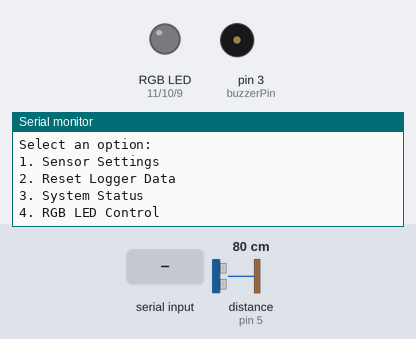
Simulated run of this sketch. Board: Arduino Uno, built with avr-gcc and run on an emulated ATmega328P. On the bench: an RGB LED mixed from three pins (HIGH = lit), buzzer (waves = sounding, pin HIGH), the last lines printed to the serial monitor. Inputs (shaded band) come from the test bench; at power-on: distance to the obstacle (sensor on pin 5) 80 cm. The echo pulse lasts 58.3 µs per cm; pins used as bus, display or sensor lines are not drawn.

Above: at 1.2 s.
1.3 s: "90,45,200\n" received over Serial
At 1.37 s:
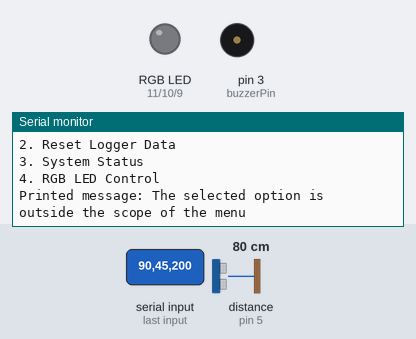
3.0 s: "1\n" received over Serial
At 4.0 s:
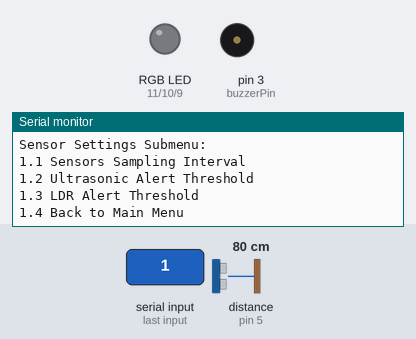
4.5 s: "1,90\n" received over Serial
At 4.66 s:
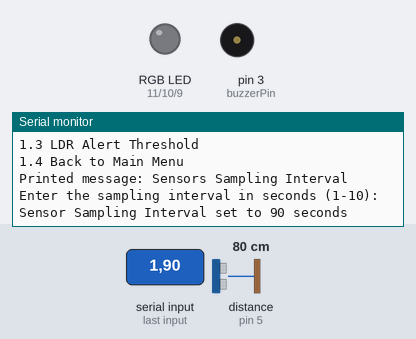

The sketch:

tema6.ino
```cpp
#include <Arduino.h>

const int RGBLED_BluePin = 9;
const int RGBLED_GreenPin = 10;
const int RGBLED_RedPin = 11;

const int buzzerPin = 3;

const int trigPin = 6;
const int echoPin = 5;

const int irSensorPin = A0;
int photocellValue;

// Variable to keep track of the current submenu
int currentSubMenu = 0;
bool automaticMode = false;
int sensorSamplingInterval = 1;

int lastRed = 0;
int lastGreen = 0;
int lastBlue = 0;

long duration = 0;
int distance = 0;

int freqBuzzer = 1000;
int timeBuzzer = 1000;

int thresholdValueUltrasonic;
int thresholdValueLDR;


void setup() {
  pinMode(trigPin, OUTPUT);
  pinMode(echoPin, INPUT);
  pinMode(buzzerPin, OUTPUT);

  pinMode(RGBLED_GreenPin, OUTPUT);
  pinMode(RGBLED_RedPin, OUTPUT);
  pinMode(RGBLED_BluePin, OUTPUT);

  Serial.begin(9600);
  printMenu();
}

void loop() {
  // Continuously checks for incoming serial data
  if (Serial.available()) {
    // Reads an integer value from the serial buffer (user's menu choice)
    int choice = Serial.parseInt();
    // Calls function to print a message based on the user's choice
    printMessage(choice);
    printMenu();
  }
}

// Function to display a menu of options to the user
void printMenu() {
  Serial.println("Menu Interface:");

  // Check the current submenu and display the corresponding options
  switch (currentSubMenu) {
    case 0:
      Serial.println("Select an option:");
      Serial.println("1. Sensor Settings");
      Serial.println("2. Reset Logger Data");
      Serial.println("3. System Status");
      Serial.println("4. RGB LED Control");
      break;
    case 1:
      Serial.println("Sensor Settings Submenu:");
      Serial.println("1.1 Sensors Sampling Interval");
      Serial.println("1.2 Ultrasonic Alert Threshold");
      Serial.println("1.3 LDR Alert Threshold");
      Serial.println("1.4 Back to Main Menu");
      break;
    case 2:
      Serial.println("Reset Logger Data Submenu:");
      Serial.println("2.1 Yes");
      Serial.println("2.2 No");
      break;
    case 3:
      Serial.println("System Status Submenu:");
      Serial.println("3.1 Current Sensor Readings");
      Serial.println("3.2 Current Sensor Settings");
      Serial.println("3.3 Display Logged Data");
      Serial.println("3.4 Back to Main Menu");
      break;
    case 4:
      Serial.println("RGB LED Control Submenu:");
      Serial.println("4.1 Manual Color Control");
      Serial.println("4.2 LED: Toggle Automatic ON/OFF");
      Serial.println("4.3 Back to Main Menu");
      break;
  }
}

// Function to print different messages based on the user's selection
void printMessage(int option) {
  Serial.print("\nPrinted message: ");
  switch (currentSubMenu) {
    case 0:
      // Main menu options
      switch (option) {
        case 1:
          // Switch to Sensor Settings submenu
          currentSubMenu = 1;
          Serial.println("Entering Sensor Settings Submenu\n");
          break;
        case 2:
          currentSubMenu = 2;
          Serial.println("Are you sure?\n");
          break;
        case 3:
          currentSubMenu = 3;
          Serial.println("Option 3\n");
          break;
        case 4:
          currentSubMenu = 4;
          Serial.println("Option 4\n");
          break;
        default:
          Serial.println("The selected option is outside the scope of the menu\n");
          break;
      }
      break;
    case 1:
      switch (option) {
        case 1:
          // Sensor Settings submenu options
          Serial.println("Sensors Sampling Interval\n");
          // Prompt the user for a sampling interval
          Serial.println("Enter the sampling interval in seconds (1-10):");
          while (!Serial.available()) {
            // Wait for user input
          }

          // Read user input
          int interval = Serial.parseInt();

          // Update the sensor sampling interval
          sensorSamplingInterval = interval;

          Serial.print("Sensor Sampling Interval set to ");
          Serial.print(sensorSamplingInterval);
          Serial.println(" seconds\n");

          delay(sensorSamplingInterval);
          // Sets the trigPin on HIGH state for 10 micro seconds
          digitalWrite(trigPin, HIGH);
          delayMicroseconds(10);
          digitalWrite(trigPin, LOW);
          photocellValue = analogRead(irSensorPin);
          duration = pulseIn(echoPin, HIGH);
          // Sound wave reflects from the obstacle, so to calculate the distance we
          // consider half of the distance traveled.
          distance = duration*0.034/2;
          // Prints the distance on the Serial Monitor
          Serial.print("Distance: ");
          Serial.println(distance);
          Serial.print("Light: ");
          Serial.println(photocellValue);
          break;

        case 2:
          Serial.println("Ultrasonic Alert Threshold\n");
          Serial.println("Enter a min values for Ultrasonic Sensor:");
          while (!Serial.available()) {
            // Wait for user input
          }
          thresholdValueUltrasonic = Serial.parseInt();
          duration = pulseIn(echoPin, HIGH);
          // Sound wave reflects from the obstacle, so to calculate the distance we
          // consider half of the distance traveled.
          distance = duration*0.034/2;
          if (distance <= thresholdValueUltrasonic){
            if(automaticMode == 1){
              analogWrite(RGBLED_RedPin, 255);
            }
            tone(buzzerPin, freqBuzzer, timeBuzzer);
          }
          break;

        case 3:
          Serial.println("LDR Alert Threshold\n");
          Serial.println("Enter a min values for LDR Sensor:");
          while (!Serial.available()) {
          // Wait for user input
          }
          thresholdValueLDR = Serial.parseInt();

          digitalWrite(trigPin, HIGH);
          delayMicroseconds(10);
          digitalWrite(trigPin, LOW);

          photocellValue = analogRead(irSensorPin);
          // Sound wave reflects from the obstacle, so to calculate the distance we

          if (photocellValue <= thresholdValueLDR){
            if(automaticMode == 1){
              analogWrite(RGBLED_RedPin, 255);
            }
            tone(buzzerPin, freqBuzzer, timeBuzzer);
          }
          break;
        case 4:
          // Return to the main menu
          currentSubMenu = 0;
          Serial.println("Returning to Main Menu\n");
          break;
        default:
          Serial.println("The selected option is outside the scope of the menu\n");
          break;
      }
      break;
    case 2:
      // Sensor Settings submenu options
      switch (option) {
        case 1:
          Serial.println("Yes\n");
          break;
        case 2:
          Serial.println("No\n");
          break;
        default:
          Serial.println("The selected option is outside the scope of the menu\n");
          break;
      }
      break;
    case 3:
      // Sensor Settings submenu options
      switch (option) {
        case 1:
          Serial.println("Current Sensor Readings\n");
          break;
        case 2:
          Serial.println("Current Sensor Settings\n");
          break;
        case 3:
          Serial.println("Display Logged Data\n");
          break;
        case 4:
          // Return to the main menu
          currentSubMenu = 0;
          Serial.println("Returning to Main Menu\n");
          break;
        default:
          Serial.println("The selected option is outside the scope of the menu\n");
          break;
      }
      break;
    case 4:
      // RGB LED Control submenu options
      switch (option) {
        case 1:
          Serial.println("Manual Color Control\n");
          // Prompt the user for RGB values
          Serial.println("Enter RGB values (0-255) separated by spaces (red green blue):");
          while (!Serial.available()) {
            // Wait for user input
          }
          // Read user input
          int red = Serial.parseInt();
          int green = Serial.parseInt();
          int blue = Serial.parseInt();

          // Ensure valid input range (0-255)
          red = constrain(red, 0, 255);
          green = constrain(green, 0, 255);
          blue = constrain(blue, 0, 255);

          // Set the RGB LED colors
          analogWrite(RGBLED_RedPin, red);
          analogWrite(RGBLED_GreenPin, green);
          analogWrite(RGBLED_BluePin, blue);

          Serial.println("RGB LED colors set successfully!\n");
          currentSubMenu = 4;
          break;
        case 2:
          Serial.println("LED: Toggle Automatic ON/OFF\n");
          Serial.println("Enter values for sensors (ex: 6 100 - Ultrasonic Sensor LDR):");
          while (!Serial.available()) {
            // Wait for user input
          }
          // Read user input
          thresholdValueUltrasonic = Serial.parseInt();
          thresholdValueLDR = Serial.parseInt();
          // Toggle automatic mode
          automaticMode = !automaticMode;

          if (automaticMode) {
            Serial.println("Automatic mode is ON\n");

            int photocellValue = analogRead(irSensorPin);
            digitalWrite(trigPin, LOW);
            delayMicroseconds(2);
            // Sets the trigPin on HIGH state for 10 micro seconds
            digitalWrite(trigPin, HIGH);
            delayMicroseconds(10);
            digitalWrite(trigPin, LOW);

            duration = pulseIn(echoPin, HIGH);
            // Sound wave reflects from the obstacle, so to calculate the distance we
            // consider half of the distance traveled.
            distance = duration*0.034/2;

            if (distance <= thresholdValueUltrasonic and photocellValue <= thresholdValueLDR) {
              // No alert, set LED to GREEN
              analogWrite(RGBLED_GreenPin, 255); // Green color
            } else {
              // Alert, set LED to RED
              analogWrite(RGBLED_RedPin, 255); // Red color
              }
            } else {
              Serial.println("Automatic mode is OFF\n");
              // Use the last saved RGB values
              analogWrite(RGBLED_RedPin, lastRed);
              analogWrite(RGBLED_GreenPin, lastGreen);
              analogWrite(RGBLED_BluePin, lastBlue);
            }
          break;
        case 3:
          // Return to the main menu
          currentSubMenu = 0;
          Serial.println("Returning to Main Menu\n");
          break;
        default:
          Serial.println("The selected option is outside the scope of the menu\n");
          break;
      }
      break;
  }
}
```

Measured:
- after the input at 1.3 s, the serial monitor: prints a new line at once (image 1)
- after the input at 3.0 s, the serial monitor: prints a new line at once (image 2)
- after the input at 4.5 s, the serial monitor: prints a new line at once (image 3)
